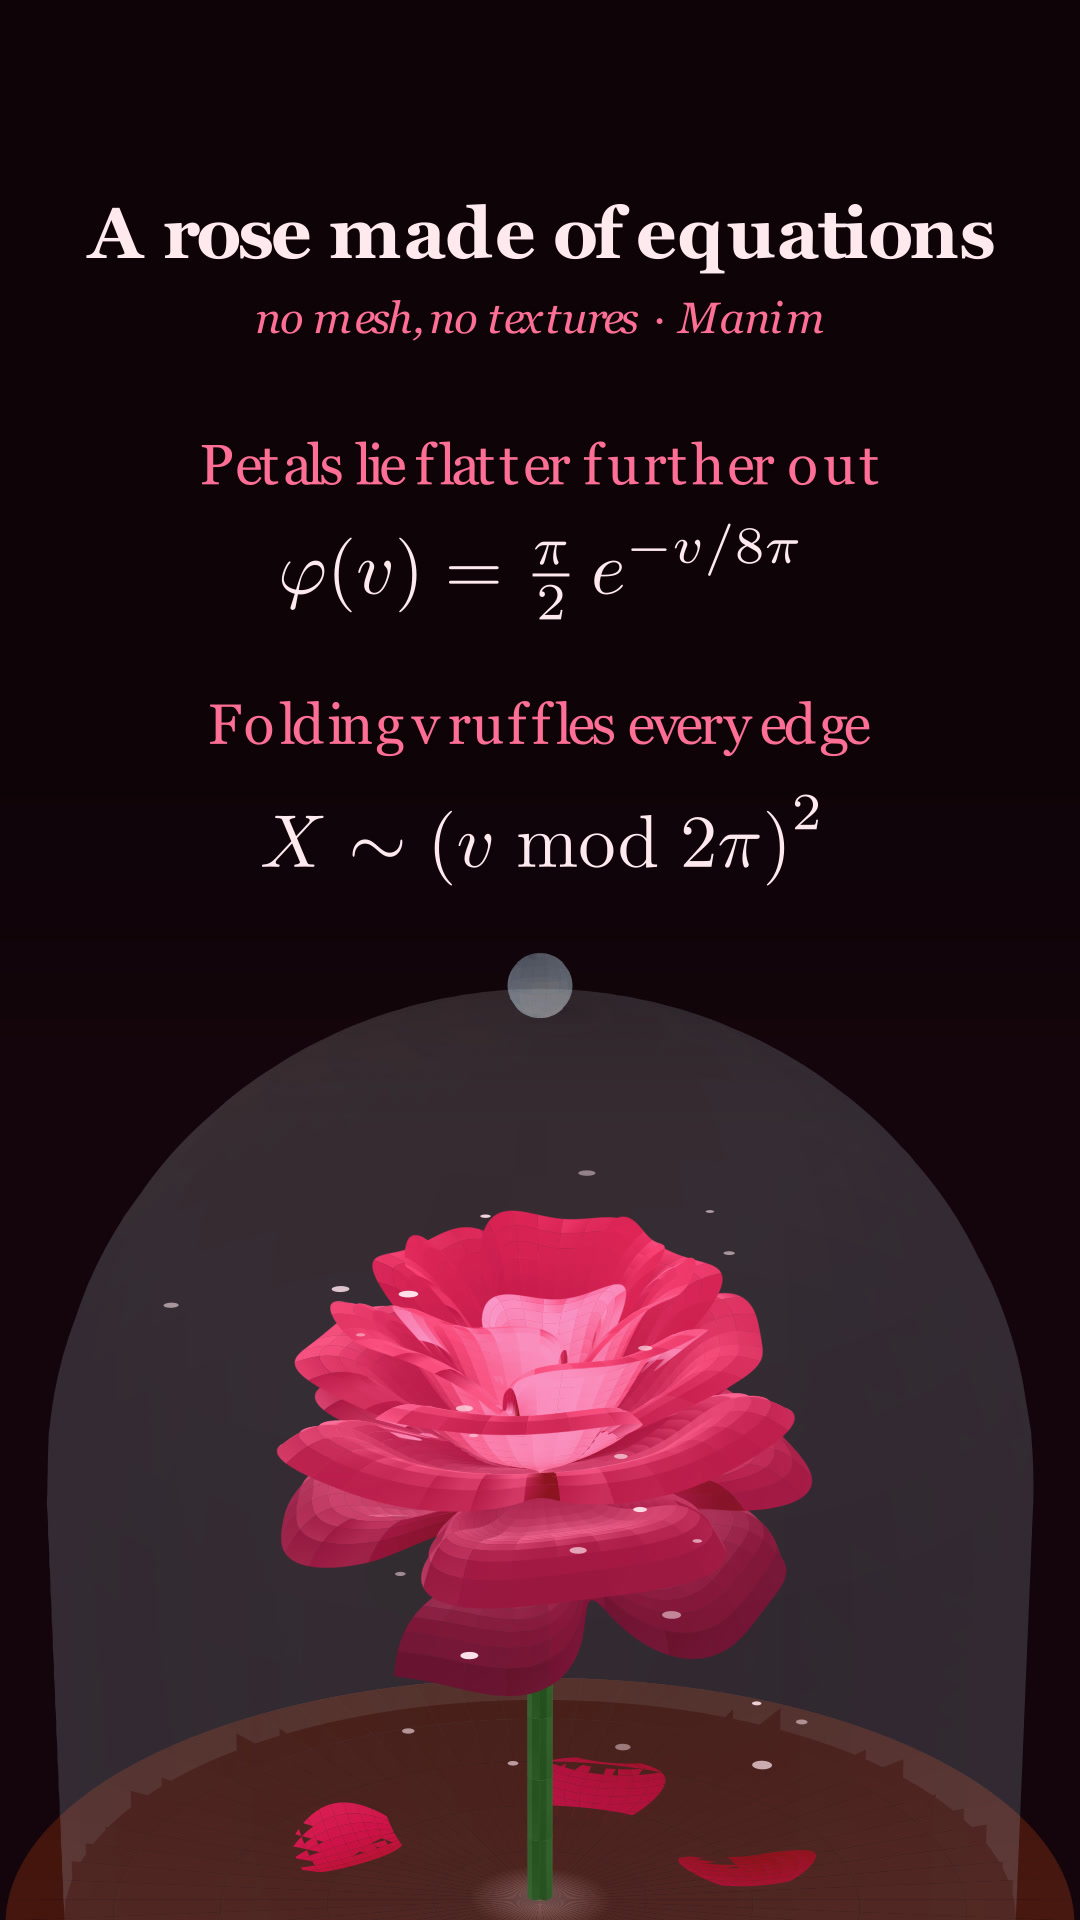

Write the Python code that produced this figure.
"""A 1080x1920 still: the rendered scene as background, the maths typeset over it.

Expects docs/poster-src.png (a still of EnchantedRose); poster.ps1 renders that first.
"""

from pathlib import Path

from manim import DOWN, UP, ImageMobject, MathTex, Scene, Text, VGroup, config
from PIL import Image, ImageDraw, ImageFilter

WIDTH, HEIGHT = 1080, 1920
SOURCE = Path(__file__).with_name("docs") / "poster-src.png"
BACKGROUND = Path(__file__).with_name("docs") / "poster-bg.png"

INK = "#FFE8EF"
ACCENT = "#FF6E96"

BLOCKS = [
    ("Petals lie flatter further out", [r"\varphi(v) = \tfrac{\pi}{2}\,e^{-v/8\pi}"]),
    ("Folding v ruffles every edge", [r"X \sim \left(v \bmod 2\pi\right)^{2}"]),
]

# Drop the cloche into the lower half so the maths sits over empty space.
SUBJECT_DROP = 500


def compose_background(source: Path, target: Path) -> None:
    render = Image.open(source).convert("RGBA").resize((WIDTH, HEIGHT), Image.LANCZOS)

    # The top of the render is flat background, so stretching it fills the gap invisibly.
    frame = Image.new("RGBA", (WIDTH, HEIGHT))
    frame.paste(render.crop((0, 0, WIDTH, 4)).resize((WIDTH, SUBJECT_DROP)), (0, 0))
    frame.paste(render.crop((0, 0, WIDTH, HEIGHT - SUBJECT_DROP)), (0, SUBJECT_DROP))

    mask = Image.new("L", (WIDTH, HEIGHT), 0)
    draw = ImageDraw.Draw(mask)
    fade_end = 1080
    for y in range(fade_end):
        draw.line([(0, y), (WIDTH, y)], fill=int(110 * min((fade_end - y) / 240, 1.0)))
    mask = mask.filter(ImageFilter.GaussianBlur(50))

    scrim = Image.new("RGBA", (WIDTH, HEIGHT), (8, 2, 6, 255))
    scrim.putalpha(mask)
    frame.alpha_composite(scrim)

    target.parent.mkdir(parents=True, exist_ok=True)
    frame.convert("RGB").save(target)


class Poster(Scene):
    def construct(self):
        if not SOURCE.exists():
            raise FileNotFoundError(f"{SOURCE} missing - run poster.ps1, which renders it first.")
        compose_background(SOURCE, BACKGROUND)

        backdrop = ImageMobject(str(BACKGROUND))
        backdrop.height = config.frame_height
        self.add(backdrop)

        title = Text("A rose made of equations", font_size=31, color=INK, weight="BOLD")
        subtitle = Text("no mesh, no textures  ·  Manim", font_size=19,
                        color=ACCENT, slant="ITALIC")
        heading = VGroup(title, subtitle).arrange(DOWN, buff=0.16)
        heading.scale_to_fit_width(config.frame_width * 0.84)
        heading.to_edge(UP, buff=0.85)

        widest = config.frame_width * 0.88
        blocks = VGroup()
        for caption, equations in BLOCKS:
            lines = VGroup(*[MathTex(e, font_size=30, color=INK) for e in equations])
            lines.arrange(DOWN, buff=0.14)
            if lines.width > widest:
                lines.scale_to_fit_width(widest)
            blocks.add(VGroup(Text(caption, font_size=17, color=ACCENT), lines).arrange(DOWN, buff=0.16))
        blocks.arrange(DOWN, buff=0.34)
        blocks.next_to(heading, DOWN, buff=0.42)

        self.add(heading, blocks)

        def band(mobject) -> str:
            top = (config.frame_height / 2 - mobject.get_top()[1]) / config.frame_height * HEIGHT
            bottom = (config.frame_height / 2 - mobject.get_bottom()[1]) / config.frame_height * HEIGHT
            return f"y {top:6.0f} -> {bottom:6.0f} px"

        print(f"heading  {band(heading)}")
        print(f"blocks   {band(blocks)}   width {blocks.width:.2f} / {config.frame_width:.2f}")
        print(f"text margins: 190 -> {HEIGHT - 330} px")
